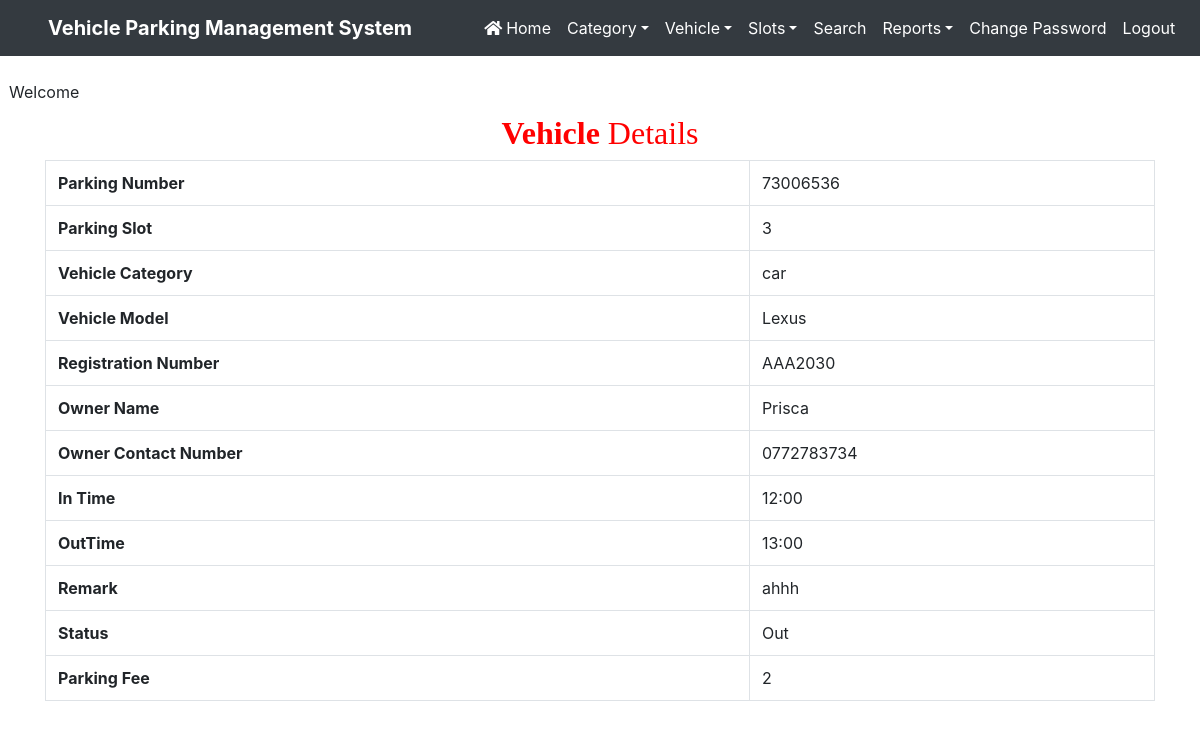
/view_outgoingdetail/0, run on the app's committed database.
### vehicle/models.py (models this page shows, shortened)
class Vehicle(models.Model):
    parkingnumber = models.CharField(max_length=20)
    category = models.ForeignKey(Category, on_delete=models.CASCADE)
    vehiclecompany = models.CharField(max_length=50)
    regno = models.CharField(max_length=10)
    ownername = models.CharField(max_length=50)
    ownerId = models.CharField(max_length=50)
    ownercontact = models.CharField(max_length=15)
    pdate = models.DateField()
    intime = models.CharField(max_length=50)
    outtime = models.CharField(max_length=50)
    parkingcharge = models.CharField(max_length=50)
    parkingslot = models.CharField(max_length=50)
    remark = models.CharField(max_length=500)
    status = models.CharField(max_length=20)

class Category(models.Model):
    categoryname = models.CharField(max_length=50)
    def __str__(self):
        return self.categoryname

### vehicle/views.py (the view)
# urls.py: path('view_outgoingdetail/<int:pid>',view_outgoingdetail,name='view_outgoingdetail'),
def view_outgoingdetail(request,pid):
    vehicle = Vehicle.objects.get(id=pid)
    d = {'vehicle': vehicle}
    return render(request,'view_outgoingdetail.html', d)

### vehicle/templates/view_outgoingdetail.html (shortened to what this page needs)
{% load static %}
<html>
<head>
{% include 'headeradmin.html' %}
  <link rel = stylesheet href="https://cdn.datatables.net/1.10.20/css/jquery.dataTables.min.css">
<link rel = stylesheet href="https://cdn.datatables.net/buttons/1.6.1/css/buttons.dataTables.min.css">
</head>
<body>
{% include 'nav2admin.html' %}
<br> &nbsp;&nbsp;Welcome <b style = 'text-transform : capitalize ; color : blue'>{{request.user.username}}</b>
<div class="container" style = "margin-top:10px">
<h2 class="text-center" style = "font-family : Monotype Corsiva ; color : red"> <strong>Vehicle</strong>  Details</h2>
 <table border="1" class="table table-bordered">
                                            <tr>
    <th>Parking Number</th>
    <td>{{vehicle.parkingnumber}}</td>
  </tr>
  <tr>
    <th>Parking Slot</th>
    <td>{{vehicle.parkingslot}}</td>
  </tr>
   <tr>
    <th>Vehicle Category</th>
    <td>{{vehicle.category}}</td>
  </tr>
  <tr>
    <th>Vehicle Model</th>
    <td>{{vehicle.vehiclecompany}}</td>
  </tr>
  <tr>
    <th>Registration Number</th>
    <td>{{vehicle.regno}}</td>
  </tr>
  <tr>
    <th>Owner Name</th>
    <td>{{vehicle.ownername}}</td>
  </tr>
  <tr>
    <th>Owner Contact Number</th>
    <td>{{vehicle.ownercontact}}</td>
  </tr>
  <tr>
    <th>In Time</th>
    <td>{{vehicle.intime}}</td>
  </tr>
  <tr>
      <tr>
    <th>OutTime</th>
    <td>{{vehicle.outtime}}</td>
  </tr>
      <tr>
    <th>Remark</th>
    <td>{{vehicle.remark}}</td>
    </tr>
    <th>Status</th>
    <td>{{vehicle.status}}</td>
  </tr>
    <tr>
    <th>Parking Fee</th>
    <td>{{vehicle.parkingcharge}}</td>
  </tr>
</table>
</div>
</body>
</html>

### vehicle/static/css/mystyle.css (style rules this page uses)
html { scroll-behavior:smooth; }

### data on the page
Vehicle: parkingnumber "73006536", parkingslot "3", category "car", vehiclecompany "Lexus", regno "AAA2030", ownername "Prisca", ownercontact "0772783734", intime "12:00", outtime "13:00", remark "ahhh", status "Out", parkingcharge "2"
